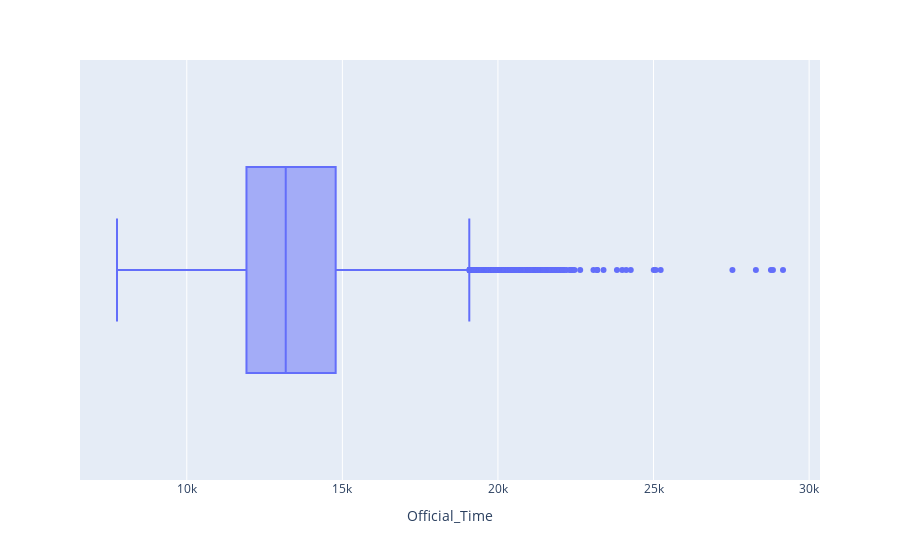

The notebook cell saved with this chart:
### Code cell
fig = px.box(provsamateur_2015, x="Official_Time")
fig.show()

### Figure 1 — Plotly figure (JSON) as saved in the notebook; plotly's stock layout.template omitted (floating-point values rounded to 4 significant figures; data arrays with more than 128 entries replaced by an {"elided": "..."} marker saying what was removed)
{"data": [{"alignmentgroup": "True", "hovertemplate": "Official_Time=%{x}<extra></extra>", "legendgroup": "", "marker": {"color": "#636efa"}, "name": "", "notched": false, "offsetgroup": "", "orientation": "h", "showlegend": false, "type": "box", "x": {"elided": "26598 int values"}, "x0": " ", "xaxis": "x", "y0": " ", "yaxis": "y"}], "layout": {"boxmode": "group", "legend": {"tracegroupgap": 0}, "margin": {"t": 60}, "xaxis": {"anchor": "y", "domain": [0, 1], "title": {"text": "Official_Time"}}, "yaxis": {"anchor": "x", "domain": [0, 1]}}}
